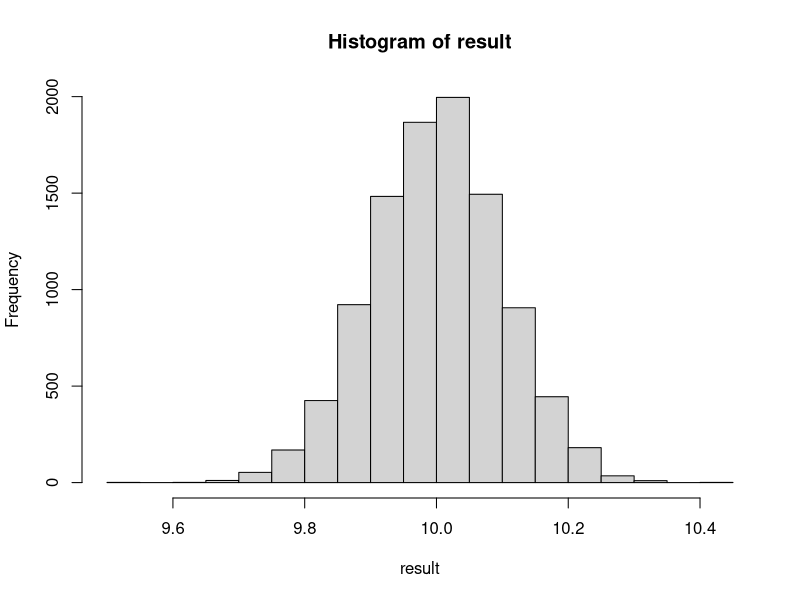
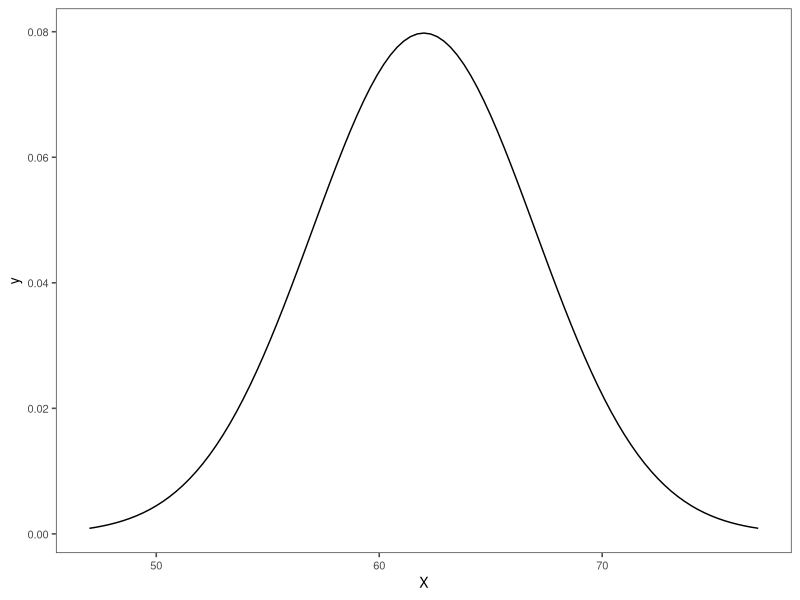
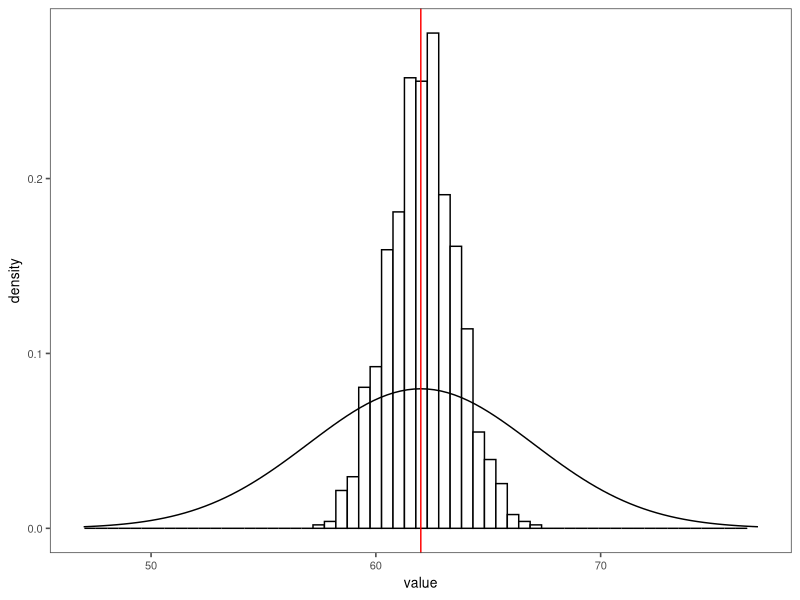
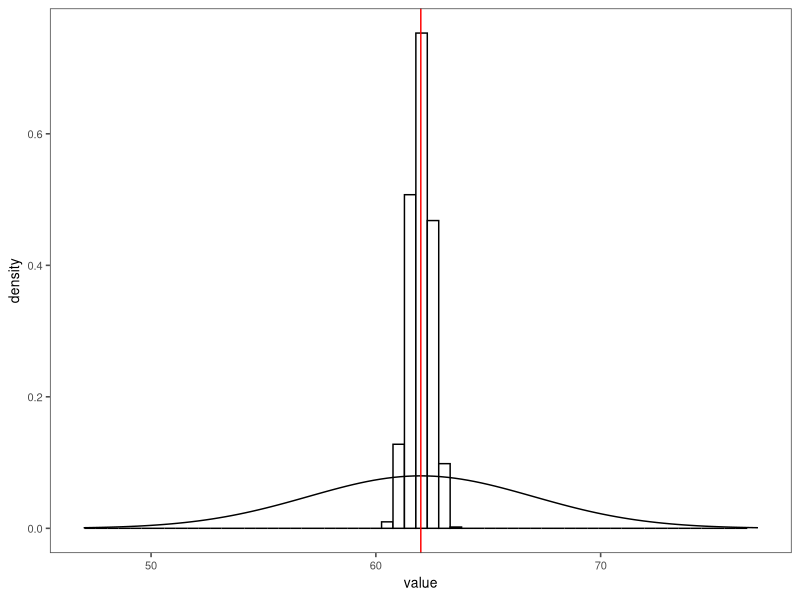
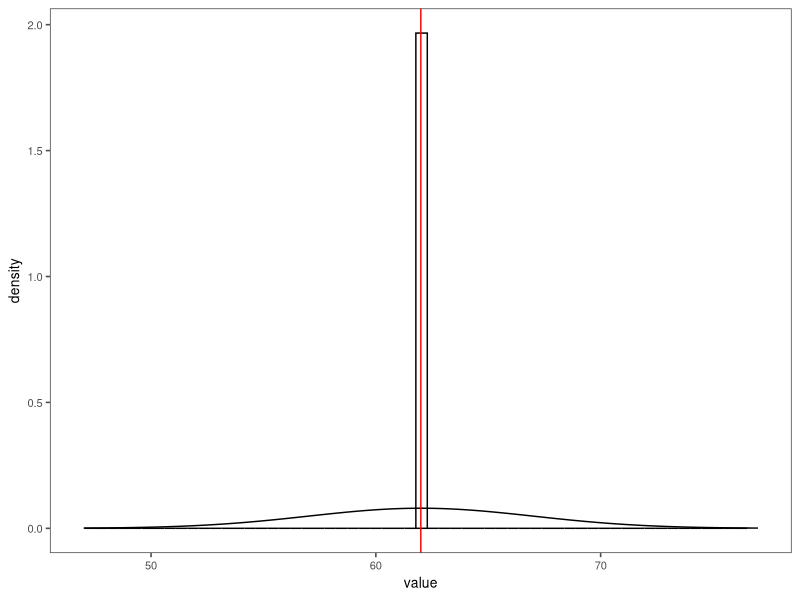
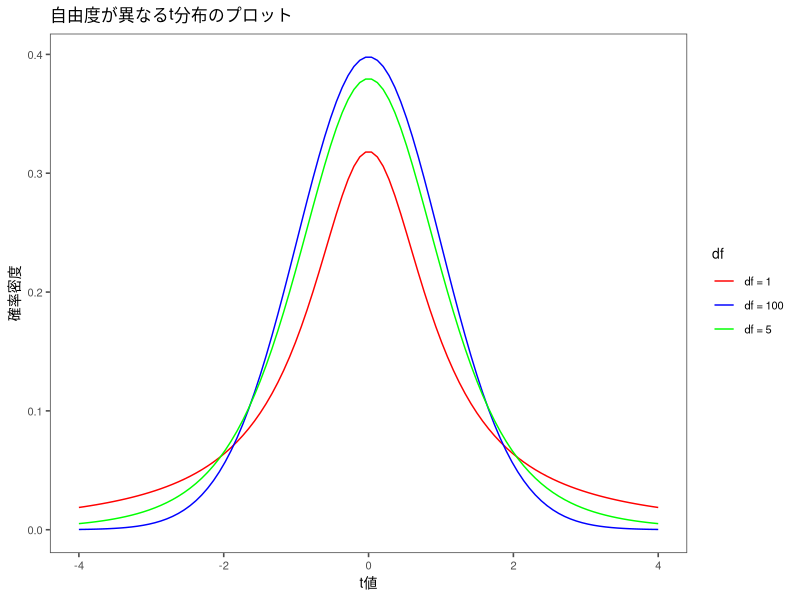
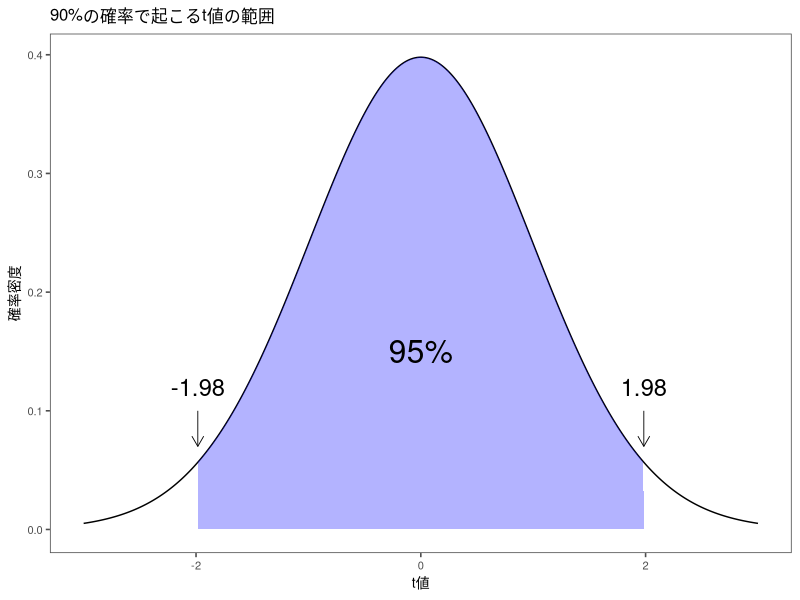
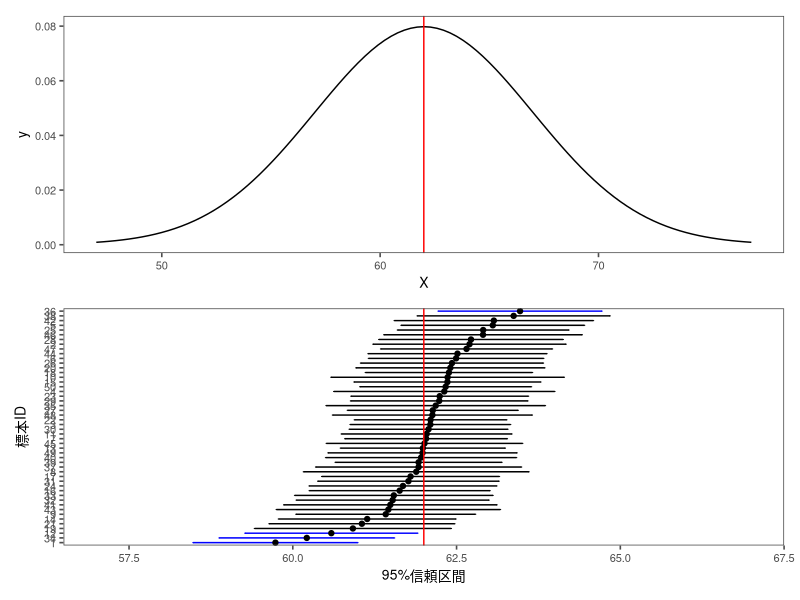

Source code (R) for these figures, in order:
## ---- chunk 1
n = 100
x <- rnorm(n, 10, 1)
mean(x)
## ---- chunk 2
n = 100
trial = 10000
result <- numeric(trial)
for (i in 1:trial) {
  x <- rnorm(n, 10, 1)
  result[i] <- mean(x)
}
hist(result)
## ---- chunk 3
mean(result)
## ---- chunk 4
meanp <- function(x){
  sum(x) / length(x) # 合計をデータの個数で割る
}
varp <- function(x){
  sum((x - meanp(x))^2) / length(x) # 分散の計算式
}
## ---- chunk 5
x <- c(2,4,6,7,9)
meanp(x) # 母平均 5.6
res <- combn(x,3) # 3つのデータを取り出す組み合わせ
print(res)
## ---- chunk 6
sample_mean <- apply(res, 2, meanp)
meanp(sample_mean) # 標本平均の平均は5.6
## ---- chunk 7
varp(x) # 母分散 5.84
sample_var <- apply(res, 2, varp)
meanp(sample_var) #
## ---- chunk 8
var(x) # 母分散 5.84
res <- combn(x,3) # 3つのデータを取り出す組み合わせ
sample_var <- apply(res, 2, var)
meanp(sample_var) # 標本平均の平均は5.6
## ---- chunk 9
library(tidyverse)
library(ggthemes)
mystyle <- list (#  ggplotのテーマ
  theme_few(), # ggthemesパッケージ
  theme(
    text = element_text(
      size=10 # ,  #  フォントサイズ
      # family = "HiraKakuProN-W3" # ヒラギノフォント
    )
  )
)
## ---- chunk 10
p <- ggplot(data=data.frame(X=c(47,77)), aes(x=X))
p <- p + stat_function(fun=dnorm, args=list(mean=62, sd=5)) + mystyle
print(p)
## ---- chunk 11
n = 10 # 標本サイズ
trial = 1000 # 試行回数
result <- numeric(trial)
for (i in 1:trial) {
  x <- rnorm(n, 62, 5)
  result[i] <- mean(x)
}
mean(result)
## ---- chunk 12
result <- as.tibble(result)
g <- ggplot(result) + aes(value) + geom_histogram(aes(y=..density..), bins=60, fill="white", color="black")
g <- g + stat_function(fun=dnorm, args=list(mean = 62, sd = 5))
g <- g + xlim(47,77) + geom_vline(xintercept = 62, color="red") + mystyle
print(g)
## ---- chunk 13
#| echo: false
n = 100 # 標本サイズ
trial = 1000 # 試行回数
result <- numeric(trial)
for (i in 1:trial) {
  x <- rnorm(n, 62, 5)
  result[i] <- mean(x)
}
result <- as.tibble(result)
g <- ggplot(result) + aes(value) + geom_histogram(aes(y=..density..), bins=60, fill="white", color="black")
g <- g + stat_function(fun=dnorm, args=list(mean = 62, sd = 5))
g <- g + xlim(47,77) + geom_vline(xintercept = 62, color="red") + mystyle
print(g)
## ---- chunk 14
#| echo: false
n = 100000 # 標本サイズ
trial = 1000 # 試行回数
result <- numeric(trial)
for (i in 1:trial) {
  x <- rnorm(n, 62, 5)
  result[i] <- mean(x)
}
result <- as.tibble(result)
g <- ggplot(result) + aes(value) + geom_histogram(aes(y=..density..), bins=60, fill="white", color="black")
g <- g + stat_function(fun=dnorm, args=list(mean = 62, sd = 5))
g <- g + xlim(47,77) + geom_vline(xintercept = 62, color="red") + mystyle
print(g)
## ---- chunk 15
x <- seq(-4, 4, length.out = 100)

df1 <- dt(x, df = 1)
df5 <- dt(x, df = 5)
df100 <- dt(x, df = 100)

# データフレームに変換
df <- data.frame(x = rep(x, 3),
                 y = c(df1, df5, df100),
                 df = rep(c("df = 1", "df = 5", "df = 100"), each = length(x)))

# プロット
ggplot(df, aes(x = x, y = y, color = df)) +
  geom_line() +
  scale_color_manual(values = c("red", "blue", "green")) +
  labs(title = "自由度が異なるt分布のプロット") + xlab("t値") + ylab("確率密度") + mystyle
## ---- chunk 16
# 自由度を設定
df <- 99

# データを生成
data <- data.frame(x = seq(-5, 5, by = 0.01))
data$y <- dt(data$x, df)

# 90%の領域の上限と下限をqt()で計算
ql <- qt(0.025, df)
qu <- qt(0.975, df)

# t分布を書く
g <- ggplot(data) + aes(x=x, y=y) + geom_line()
g <- g + geom_area(data = data %>% filter(x > ql & x < qu), fill = "blue", alpha = 0.3)
g <- g + xlab("t値") + ylab("確率密度") + labs(title = "90%の確率で起こるt値の範囲") + xlim(-3,3)
g <- g + annotate(geom = "text", x = qu, y = 0.12,
  label = "1.98", size = 6) +
  annotate(# 始点や終点などを指定して矢印を追加
  geom = "segment", x = qu, xend = qu,
  y = 0.1, yend = 0.07, color = "black", size = 0.3,
  arrow = arrow(length = unit(0.3, "cm"))
  )
g <- g + annotate(geom = "text", x = 0, y = 0.15,
  label = "95%", size = 8)
g <- g + annotate(geom = "text", x = ql, y = 0.12,
  label = "-1.98", size = 6) +
  annotate(# 始点や終点などを指定して矢印を追加
  geom = "segment", x = ql, xend = ql,
  y = 0.1, yend = 0.07, color = "black", size = 0.3,
  arrow = arrow(length = unit(0.3, "cm"))
  ) + mystyle
print(g)
## ---- chunk 17
round(qt(0.025, df = 99),digits =2)
round(qt(0.975, df = 99),digits =2)
## ---- chunk 18
#| fig-height: 8
#library(tidyver)
trial <- 50 # 標本数
n <- 50 # 標本サイズ
mu <- 62 # 母平均
sigma <- 5 # 母標準偏差

set.seed(1234) # 乱数を準備

# 標本ごとの統計量を収納する空のベクトルを作成
sample_mean <- numeric(trial) #
sample_sd   <- numeric(trial) #
uplimit     <- numeric(trial) #
lowlimit    <- numeric(trial) #

# 標本の数だけ，以下の計算を繰り返す
for (i in 1:trial) {
  temp_sample    <- rnorm(n, mu, sigma) # 標本を抽出
  sample_mean[i] <- mean(temp_sample) # 標本平均を計算
  sample_sd[i]   <- sd(temp_sample) # 標本標準偏差を計算
}

# 信頼区間の計算
p <- .95 # 信頼水準の設定 (95%信頼区間)
alpha <- qt( (1 - p) / 2, df = n - 1, lower.tail=FALSE) # 限界値の計算

# 信頼区間の上限と下限の計算
uplimit  <- sample_mean + alpha * sample_sd/sqrt(n)
lowlimit <- sample_mean - alpha * sample_sd/sqrt(n)


confidence_interval <- data.frame(
  標本平均 = sample_mean,
  上限 = uplimit,
  下限 = lowlimit,
  標本番号 = 1:trial
)

# Plot using ggplot2
g_ci <- ggplot(confidence_interval, aes(x = reorder(標本番号, 標本平均), y = 標本平均)) +
  geom_errorbar(aes(ymin = 下限, ymax = 上限,
                    color = (下限 <= 62 & 上限 >= 62)), width = 0.2) +
  scale_color_manual(values = c("blue", "black"), guide = FALSE) +
  geom_point(aes(y = 標本平均)) + ylim(57,67) +
  geom_hline(yintercept = 62, color = "red") + xlab("標本ID") + ylab("95%信頼区間") + coord_flip() + mystyle

p <- ggplot(data=data.frame(X=c(47,77)), aes(x=X))
p <- p + stat_function(fun=dnorm, args=list(mean=62, sd=5)) +
geom_vline(xintercept = 62, color="red") + mystyle

library(patchwork)

p/g_ci
## ---- chunk 19
#| echo: false
# 信頼区間の計算
p <- .5 # 信頼水準の設定 (95%信頼区間)
alpha <- qt( (1 - p) / 2, df = n - 1, lower.tail=FALSE) # 限界値の計算

# 信頼区間の上限と下限の計算
uplimit  <- sample_mean + alpha * sample_sd/sqrt(n)
lowlimit <- sample_mean - alpha * sample_sd/sqrt(n)


confidence_interval <- data.frame(
  標本平均 = sample_mean,
  上限 = uplimit,
  下限 = lowlimit,
  標本番号 = 1:trial
)

# Plot using ggplot2
g_ci2 <- ggplot(confidence_interval, aes(x = reorder(標本番号, 標本平均), y = 標本平均)) +
  geom_errorbar(aes(ymin = 下限, ymax = 上限,
                    color = (下限 <= 62 & 上限 >= 62)), width = 0.2) +
  scale_color_manual(values = c("blue", "black"), guide = FALSE) +
  geom_point(aes(y = 標本平均)) + ylim(57,67) +
  geom_hline(yintercept = 62, color = "red") + xlab("標本ID") + ylab("95%信頼区間") + coord_flip() + mystyle
print(g_ci2)
